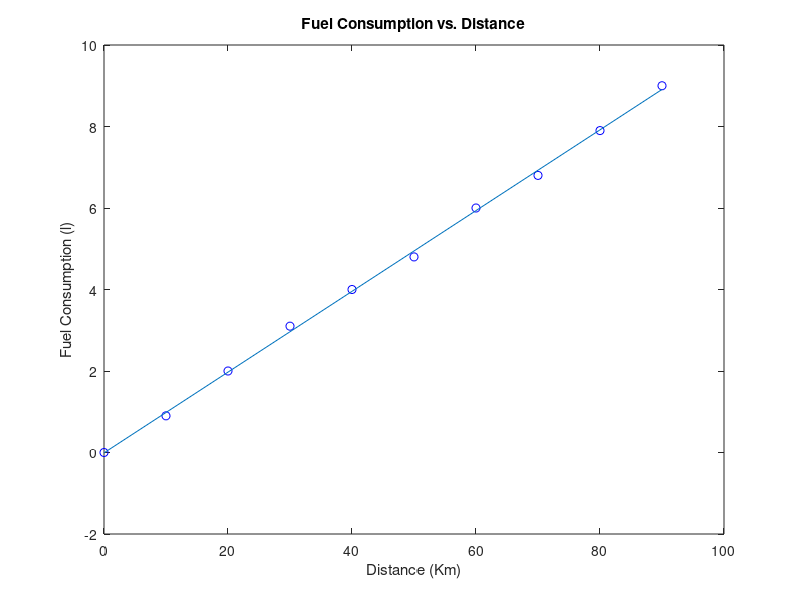

This figure's MATLAB source:
# Command to Clear Command History
history -c;

# Command to Clear Workspace with All Variables and Loaded Packages
clear all;

# Command to Clear Command Window
clc;

# Defining The X Axis Vector
distance = [0:10:90]; % distance = linspace(0,90,10) // Both Give Same Result.

# Defining The Balance Fuel Amount After Each X Value
fuel_amount = [35.0 34.1 33.0 31.9 31.0 30.2 29.0 28.2 27.1 26.0];

# Calculate the Real Fuel Usage at Each Point
fuel_consumption = 35 - fuel_amount;

# Find The Coefficients of Best Fitted Line
model = polyfit(distance, fuel_consumption, 1);

# Find The Predicted Y Values of Best Fitted Line
predict = polyval(model, distance);

# Plot the Fuel Consumption with Distance Data Points
figure(1);
plot(distance, fuel_consumption, 'bo');
hold on;
plot(distance, predict);
xlabel('Distance (Km)');
ylabel('Fuel Consumption (l)');
title('Fuel Consumption vs. Distance');
hold off;

% Fuel Remaining at 100km
fuel_at_100km = polyval(model, 100);
fuel_remaining = 35 - fuel_at_100km;
printf("Fuel Remaining in the Tank After Travelling 100 km : %.2fL\n", fuel_remaining)

% Maximum Distance
Maximum_Distance = (35 - model(2))/model(1);
printf("Maximum Distance That Can Be Travelled Using 35L   : %.2fKm\n",Maximum_Distance)
#Distance = (fuel_consumption - model(2))/model(1)

% Error Calculation
Error = abs(fuel_consumption - predict);
sum_absolute_error = sum(Error);
sum_sqs = sum(Error.^2);
printf("The Sum of Squares : %.2f\n", sum_sqs)
